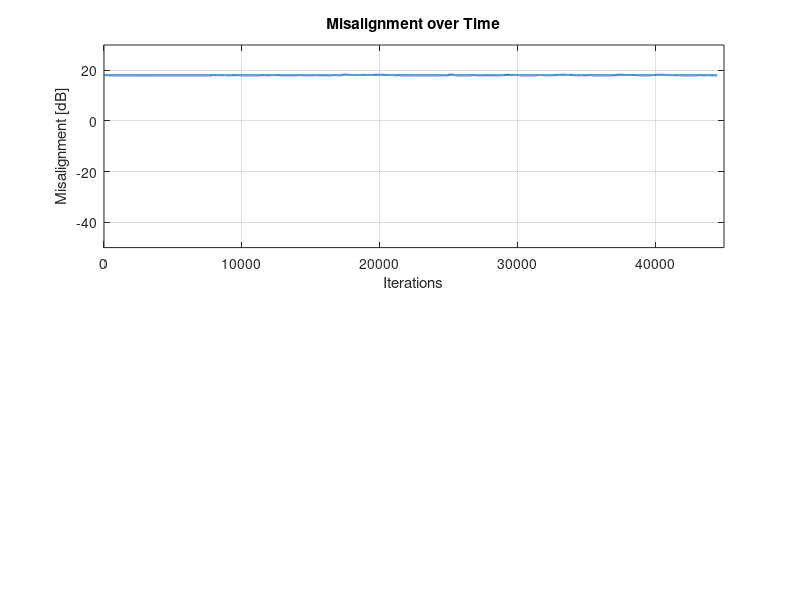

Recreate this plot in MATLAB.
clc 
clearvars 
close all

rng('default');

% Simulation parameters
N = 45000;                             % Number of iterations
L = 64;                                % Filter length
xi = 10^-8;                            % Small constant to avoid division per zero in forgetting factor updates
lambda_max = 0.999999;                 % Maximum forgetting factor
gamma = 1.5;                           % lamba(n) = lambda_max when sigma_e(n) <= gamma*sigma_v(n)
SNR = 20;                              % dB, snr = sigma_d^2/sigma_v^2;

K_alpha = 2;
K_beta = 5*K_alpha;
alpha = 1 - 1/(K_alpha*L);
beta = 1 - 1/(K_beta*L);

% Generate input signal (gaussian white noise)
sigma_x = 100;
x = sigma_x*randn(N,1);
x_n = x(N:-1:N-L+1,1);

% Generate m1(k) system (first impulse response from ITU-T G168 Reccomendation) 
h_true = [...
    -436,  -829, -2797, -4208, -17968, -11215, ...
    46150, 34480, -10427,  9049, -1309, -6320, ...
    390, -8191, -1751, -6051, -3796, -4055, ...
    -3948, -2557, -3372, -1808, -2259, -1300, ...
    -1098,  -618,  -340,   -61,   323,   419, ...
    745,   716,   946,   880,  1014,   976, ...
    1033,  1091,  1053,  1042,   794,   831, ...
    899,   716,   390,   313,   304,   304, ...
    73,  -119,  -109,  -176,  -359,  -407, ...
    -512,  -580,  -704,  -618,  -685,  -791, ...
    -772,  -820,  -839,  -724,  ...
];

for n = 1:N
    if n < 15000
    h_shift = [h_true];  % no shift
    elseif n < 30000
        h_shift = [zeros(1,4), h_true];  % shift of 4
    else
        h_shift = [zeros(1,8), h_true];  % shift of 8
    end

    h_shift = h_shift(1:L);
end

% Desired noiseless signal
d_noiseless = filter(h_shift, 1, x);

% Generate noise signal
SNR_linear = 10^(SNR / 20);            % SNR linearization
var_d = var(d_noiseless);              % power of the desired noiseless signal
sigma_v = sqrt(var_d / SNR_linear);    % power of the system noise

v = sigma_v*randn(N,1);                % noise signal 
d = d_noiseless + v;                   % desired signal

% RLS Initialization
h_est = zeros(L, 1);                   % Adaptive filter
P = eye(L) * 10e6;                     % Inverse of the input auto-correlation matrix
lambda_n = ones(N, 1) * lambda_max;    % Variable Forgetting Factor 

sigma_q = sqrt(L);                     % stima iniziale
sigma_e = sqrt(var_d);                 % power of the a priori error signal

% Storage for tracking
misalignment = zeros(N, 1);

% RLS with Variable Forgetting Factor
for n = L:N
    x_n = x(n-L+1:n);  % Input vector
    e_n = d(n) - h_est' * x_n; % A priori error
    k_n = (P * x_n) / (lambda_n(n-1) + x_n' * P * x_n);  % Kalman gain vector
    h_est = h_est + k_n * e_n;
    q_n = x_n' * P *x_n;
    P = (P - (k_n * x_n' * P)) / lambda_n(n-1);  %inverse of input correlation matrix
    
    % Update forgetting factor
    sigma2_e = alpha*sigma_e^2 + (1-alpha)*e_n^2;
    sigma_e = sqrt(sigma2_e);
    sigma2_q = alpha*sigma_q^2 + (1-alpha)*q_n^2;
    sigma_q = sqrt(sigma2_q);
    sigma2_v = beta*sigma_v^2 + (1-beta)*e_n^2;
    sigma_v = sqrt(sigma2_v);

    lambda_n(n) = min((sigma_q*sigma_v)/(xi + abs(sigma_e - sigma_v)), lambda_max);
    
    % Store metrics
    misalignment(n) = 20*log10(norm(h_shift - h_est) / norm(h_shift));
end

% Plot results
figure;
subplot(2,1,1);
plot(misalignment(501:N), 'LineWidth', 1.5);
xlabel('Iterations');
ylabel('Misalignment [dB]');
xlim([0,N])
ylim([-50,30])
title('Misalignment over Time');
grid on;

% subplot(2,1,2);
% plot(lambda_n, 'LineWidth', 1.5);
% xlabel('Iterations');
% ylabel('Forgetting Factor \lambda(n)');
% title('Adaptive Forgetting Factor');
% grid on;
